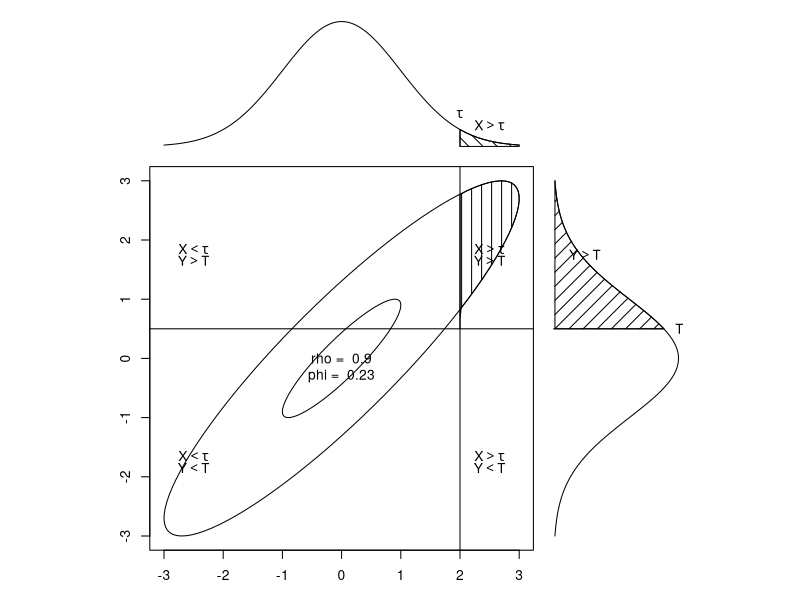
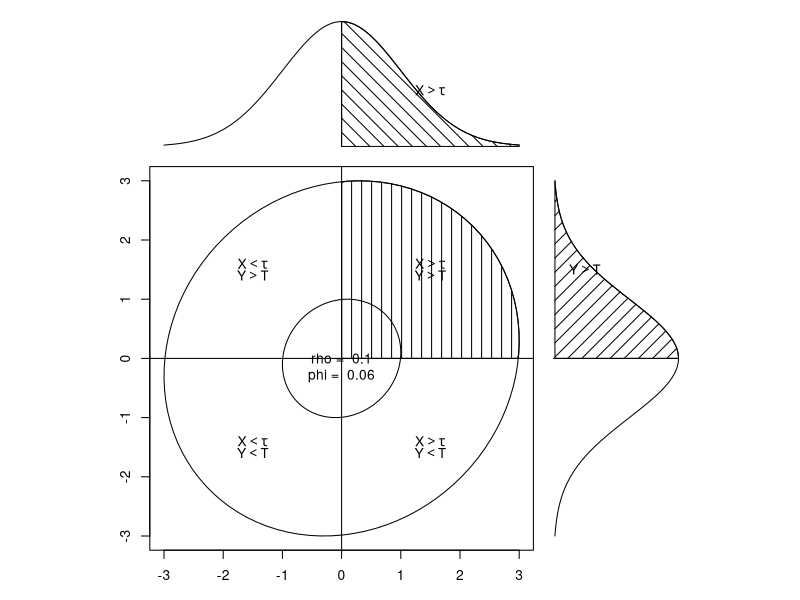
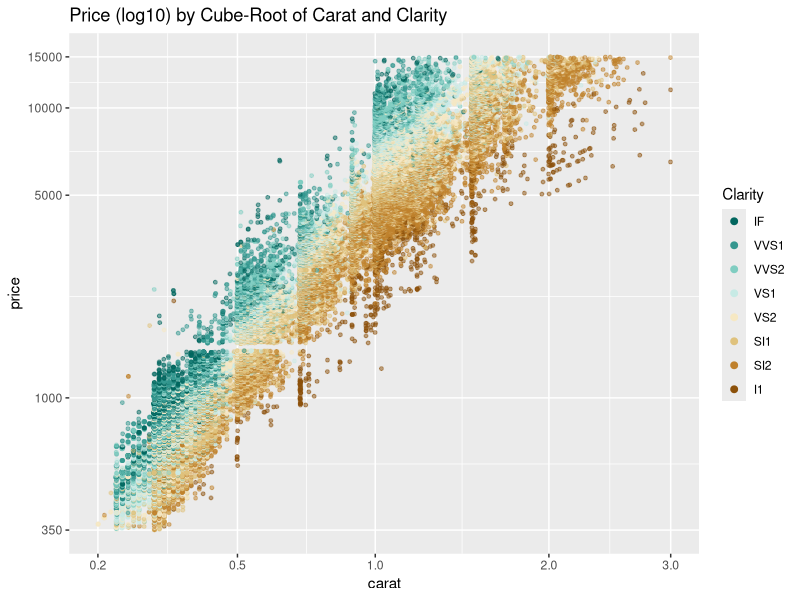
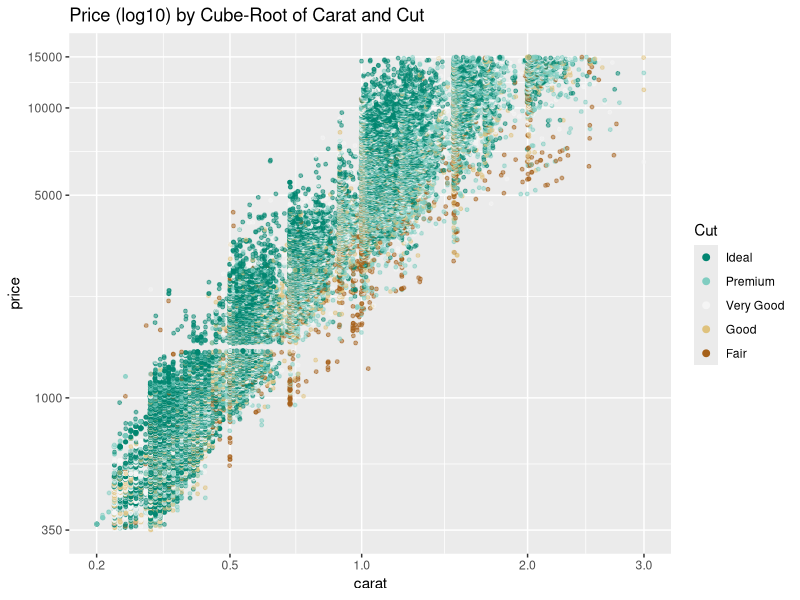
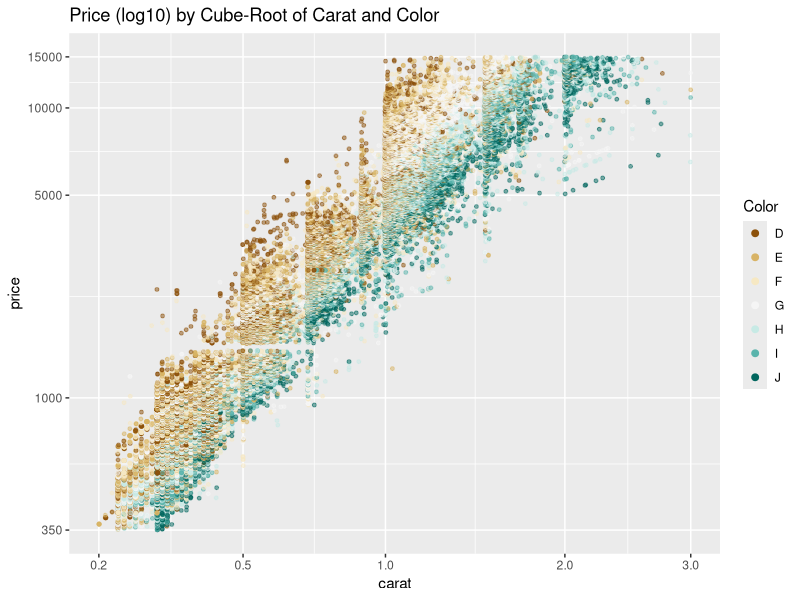

The R source for these figures, in order:
## ----include = TRUE------------------------------------------------------
knitr::opts_chunk$set(fig.dpi = 300, fig.height = 7, fig.width = 7)
library(psych)

## ----polychoric, include = TRUE, fig.width=7,fig.height=7----------------
draw.tetra(.9,2,0.5)

## ----include = TRUE------------------------------------------------------
draw.tetra(.1,0,0)

## ----include = TRUE, message=FALSE---------------------------------------
library(ggplot2)

## ----include = TRUE------------------------------------------------------
dfOrd  <- data.frame(diamonds)
head(dfOrd)

## ----funciones, include=FALSE--------------------------------------------
library(scales)
cuberoot_trans = function() trans_new('cuberoot',
                                      transform = function(x) x^(1/3),
                                      inverse = function(x) x^3)

## ----include = TRUE, echo=FALSE, message=F, warning=F--------------------
ggplot(aes(x = carat, y = price), data = diamonds) + 
  geom_point(alpha = 0.5, size = 1, position = 'jitter',aes(color=clarity)) +
  scale_color_brewer(type = 'div',
    guide = guide_legend(title = 'Clarity', reverse = T,
    override.aes = list(alpha = 1, size = 2))) +                         
  scale_x_continuous(trans = cuberoot_trans(), limits = c(0.2, 3),
    breaks = c(0.2, 0.5, 1, 2, 3)) + 
  scale_y_continuous(trans = log10_trans(), limits = c(350, 15000),
    breaks = c(350, 1000, 5000, 10000, 15000)) +
  ggtitle('Price (log10) by Cube-Root of Carat and Clarity')

ggplot(aes(x = carat, y = price), data = diamonds) + 
  geom_point(alpha = 0.5, size = 1, position = 'jitter',aes(color=cut)) +
  scale_color_brewer(type = 'div',
    guide = guide_legend(title = 'Cut', reverse = T,
    override.aes = list(alpha = 1, size = 2))) +                         
  scale_x_continuous(trans = cuberoot_trans(), limits = c(0.2, 3),
    breaks = c(0.2, 0.5, 1, 2, 3)) + 
  scale_y_continuous(trans = log10_trans(), limits = c(350, 15000),
    breaks = c(350, 1000, 5000, 10000, 15000)) +
  ggtitle('Price (log10) by Cube-Root of Carat and Cut')

ggplot(aes(x = carat, y = price), data = diamonds) + 
  geom_point(alpha = 0.5, size = 1, position = 'jitter',aes(color=color)) +
  scale_color_brewer(type = 'div',
    guide = guide_legend(title = 'Color', reverse = F,
    override.aes = list(alpha = 1, size = 2))) +                         
  scale_x_continuous(trans = cuberoot_trans(), limits = c(0.2, 3),
    breaks = c(0.2, 0.5, 1, 2, 3)) + 
  scale_y_continuous(trans = log10_trans(), limits = c(350, 15000),
    breaks = c(350, 1000, 5000, 10000, 15000)) +
  ggtitle('Price (log10) by Cube-Root of Carat and Color')

## ----include = TRUE, warning=FALSE---------------------------------------
ordNum <- data.matrix(dfOrd)
head(ordNum)

## ----include = TRUE, message=FALSE,warning=FALSE-------------------------
cor(ordNum[,2],ordNum[,3])
prop.table(table(ordNum[,2],ordNum[,3]))
polychoric(ordNum[,c(2,3)])

